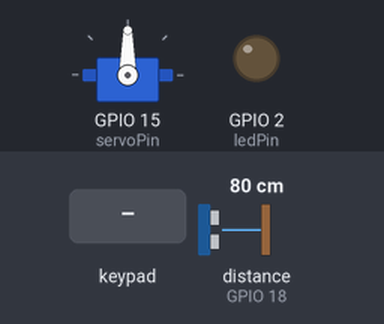
The sketch below on a simulated ESP32. Shown: servo, output pins drawn as LEDs (lit = HIGH). Wiring (inferred from the names in the program): ultrasonic range finder: trigger GPIO 5; echo GPIO 18. Inputs (shaded band) come from the test bench; at power-on: distance to the obstacle (sensor on GPIO 18) 80 cm. The echo pulse lasts 58.3 µs per cm; WiFi joins after 1.5 s; servers stay silent unless stated; uploads are accepted with an empty reply; pins used as bus, display or sensor lines are not drawn; what the sketch prints to the serial monitor is not drawn.

Above: at 2.7 s.
2.8 s: key 'A' pressed
At 3.5 s:
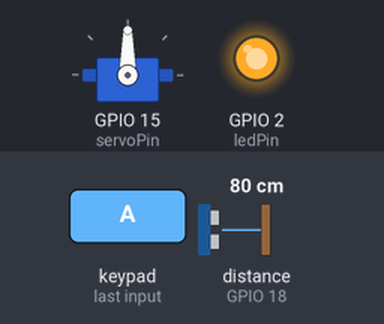
6.0 s: distance to the obstacle (sensor on GPIO 18) set to 2 cm
At 6.16 s:
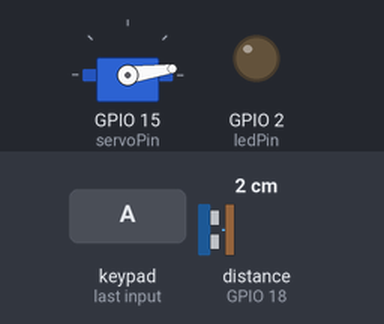
9.2 s: keypad keys 1 4 2 7 2 6 2 5 pressed 0.4 s apart
At 9.41 s:
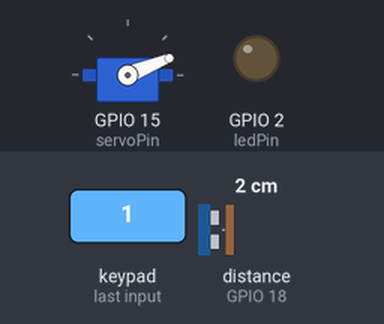
13.9 s: key 'B' pressed
15.4 s: keypad keys 1 4 2 7 2 6 2 5 # pressed 0.4 s apart
20.5 s: key 'C' pressed
Timing chart, 0 to 23.0 s (numbered marks = the images above; inputs shaded):
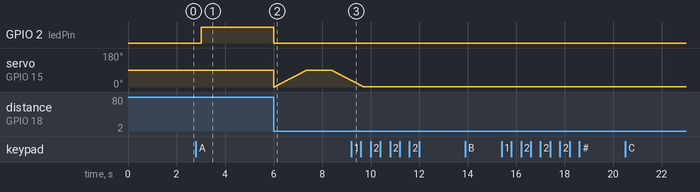

Measured:
- after the input at 2.8 s, GPIO 2 (ledPin): LOW → HIGH after 0.21 s
- after the input at 13.9 s, every drawn part: stays the same
- after the input at 15.4 s, every drawn part: stays the same
- after the input at 20.5 s, every drawn part: stays the same

The sketch:

smartLock.ino
```cpp
/**********************************************************************
  Filename    : IOT Smart Keypad
  Description : IOT Smart Keypad that configures passcode on backend and sends doorbell motion data, and Admin can remotely unlock keypad from website
  Author      : Pranav Rajan
  Email       : rajan23@up.edu
  Date        : December 6 2022
**********************************************************************/
#include <WiFi.h>
#include <HTTPClient.h>
#include <Keypad.h>
#include <Wire.h>
const char * ssid = "UPIoT";
const char * password = "";
//const char* ssid = "Ayurveda";
//const char* password = "Sarinivi1";
const char* FetchConfiguredPasscode = "http://pranavrajan568.pythonanywhere.com/FetchConfiguredPasscode";
const char * FetchUnlockedStatus = "http://pranavrajan568.pythonanywhere.com/FetchUnlockedStatus";
const char * serverName = "http://pranavrajan568.pythonanywhere.com";
String myDeviceId = "94:E6:86:E1:20:DC ";

unsigned long lastTime = 0;
unsigned long timerDelay = 3000;
unsigned long lastMotionTime = 0;
unsigned long motionTimerDelay = 500;

String finalUrl;


#define PIN_BUTTON 4
#define TRIG 5
#define ECHO 18
float distance;
float duration;
float timeUltrasonic =  200 * 60;

#include <ESP32Servo.h>
#define ledPin 2
int servoAngle = 0;
int servoPin = 15;
Servo lockServo;


String enteredPasscode = "";
String configuredPasscode;
String current_unlocked_status = "Lock";


#define ROW_NUM     4 // four rows
#define COLUMN_NUM  4 // four columns

char keys[ROW_NUM][COLUMN_NUM] = {
  {'1', '2', '3', 'A'},
  {'4', '5', '6', 'B'},
  {'7', '8', '9', 'C'},
  {'*', '0', '#', 'D'}
};

byte pin_rows[ROW_NUM] = {14,27,26, 25};
byte pin_column[COLUMN_NUM] = {13,21,22,23};

Keypad keypad = Keypad( makeKeymap(keys), pin_rows, pin_column, ROW_NUM, COLUMN_NUM );


void setup() {

  // initialize LED, TRIG, ECHO pins
   pinMode(ledPin,OUTPUT);
   pinMode(PIN_BUTTON, INPUT);
   pinMode(TRIG, OUTPUT);
   pinMode(ECHO,INPUT);

  lockServo.setPeriodHertz(50);// servo is initialized at 50 Hertz
  lockServo.attach(servoPin, 500, 2500);

  Serial.begin(115200); //Set the baud rate to 115200


  // beginning the wifi connection by providing it the ssid and password
  WiFi.begin(ssid, password);
  Serial.println("Connecting");
  while(WiFi.status() != WL_CONNECTED) {
    // while it waiting to connect it will print a dot every half second
    delay(500);
    Serial.print(".");
  }

  Serial.println("");
  Serial.print("Connected to WiFi network with IP Address: ");
  Serial.println(WiFi.localIP());
  //keeps trying over the given timer delay to establish connection
  Serial.println("Timer set to " + String(timerDelay) + " miliseconds (timerDelay variable), it will take that long before publishing the first reading.");


}


//this method makes GET request, retreiving the information returned from a flask route
String httpGETRequest(const char* serverName) {
  HTTPClient http;

  finalUrl = serverName;
  finalUrl = finalUrl;

  http.begin(finalUrl);

  int httpResponseCode = http.GET();

  String payload = "{}";

  if (httpResponseCode>0) {
    payload = http.getString();
  }
  else {
    Serial.print("Error code: ");
    Serial.println(httpResponseCode);
  }
  http.end();

  return payload;
}

//this method makes a POST request, sending the entered passcode by the user along with a boolean, indicating whether the entered passcode is correct or not
void sendPasscode(String entered_passcode,String correct_boolean ,const char * serverLink){

HTTPClient http;
String urlLink = serverLink;

//inserts the entered_passcode and correct_boolean values into the URL
urlLink = urlLink + "/" + String(entered_passcode)+"/"+String(correct_boolean);
Serial.println("This is the url link sent to " + urlLink);

http.begin(urlLink);
http.addHeader("Content-Type","text/plain");
String requestData = "Post";
//Makes POST Request at the URL
int responseCode = http.POST(requestData);

Serial.println("This is reponse code for sending passcode "+ String(responseCode));

http.end();

}

//this method sends motion detected at the doorbell through the ultrasonic sensor
//sends this data through a POST request to the backend
void sendMotionData(String doorbell_distance,const char * serverLink){
HTTPClient http;
String urlLink = serverLink;

//doorbell distance is embedded in url, that is called in POST request
urlLink = urlLink + "/" + String(doorbell_distance);
Serial.println("This is the url link sent to " + urlLink);

http.begin(urlLink);
http.addHeader("Content-Type","text/plain");

//POST request sent
String requestData = "Post";
int responseCode = http.POST(requestData);

Serial.println("This is reponse code for sending Motion "+ String(responseCode));

http.end();


}


//this method calculates the distance between the user and the doorbell, through utilizing the ultrasonic sensor
float ultrasonicSensor(){
    digitalWrite(TRIG,LOW);
    delayMicroseconds(2);
    digitalWrite(TRIG,HIGH);
    delayMicroseconds(10);
    digitalWrite(TRIG,LOW);
    duration = pulseIn(ECHO,HIGH);
//calculates distance based on duration of sound wave traveling back and forth
    distance = duration * .034 / 2;

    return distance;

}

//this method turns on an LED for 3 seconds, to simulate a lock that is unlocking
void writeLED(){
 digitalWrite(ledPin,HIGH);
 delay(3000);
 digitalWrite(ledPin,LOW);

}


//this method rotates the servo 90 degrees, to demonstrate the unlocking of a lock
void unlockServo(){
 for(servoAngle = 0 ; servoAngle < 90 ; servoAngle += 1 ){
         lockServo.write(servoAngle);
         delay(15);
 }
 delay(1000);

 for(servoAngle = 90 ; servoAngle > 0 ; servoAngle -= 1 ){
         lockServo.write(servoAngle);
         delay(15);
 }

}


//this method allows the user to enter keys to enter a passcode on the keypad
//this method validates if the user has entered the correct passcode
void keypadEnterPasscode(){
     char typedChar = keypad.getKey();

     if(typedChar){
        //if key 'A' is not typed, lets the user keep typing in the passcode
         if(typedChar != 'A'){
         enteredPasscode += typedChar;
         Serial.println("what you entered so far = " + enteredPasscode);


         }
        //if key 'A' is typed then then the entered passcode is checked to see if it is correct
         else if(typedChar == 'A'){

            //if entered passcode is correct
             if(enteredPasscode.equals(configuredPasscode)){
                //access granted
                //correct attempt sent to backend through POST request, which is then added to LoginAttemptTable in SQL Database
                //passcode reinitialized for next attempt
                //LED lights up, demonstrating unlocking
                //Servo Lock turns, demonstrating unlocking

                Serial.println("Accepted Access, entered Passcode =" + enteredPasscode  + " configured Passcode = " + configuredPasscode  );
                sendPasscode(enteredPasscode, "Yes", serverName);
                enteredPasscode = "";
                writeLED();
                unlockServo();


             }
             //if the entered passcode is incorrect
             else if(!(enteredPasscode.equals(configuredPasscode))){
              //access is not granted
              //login attempt sent to backend through POST request, which is then added to LoginAttemptTable in SQL Database
              //entered passcode reinitialized for next attempt

              Serial.println("Denied Access , entered Passcode =" + enteredPasscode  + " configured Passcode = " + configuredPasscode);
              sendPasscode(enteredPasscode,"No",serverName);
              enteredPasscode = "";
             }

         }


     }


}


// the loop function runs over and ovser again forever
void loop() {

keypadEnterPasscode();


      if ((millis() - lastTime) > timerDelay) {

          if(WiFi.status()== WL_CONNECTED){
            //keeps retreiving the configured passcode from the backend, on each timer delay
            configuredPasscode = httpGETRequest(FetchConfiguredPasscode);

            //gets the unlocked status of the lock from the backend web form
            String temp_unlocked_status = current_unlocked_status;
            current_unlocked_status = httpGETRequest(FetchUnlockedStatus);

            //if the Admin changes the status from Lock to Unlock, the LED lights up to simulate unlocking
            if(temp_unlocked_status.equals("Lock") && current_unlocked_status.equals("Unlock")){
              writeLED();
            }
            //if the Admin changes the status from Unlock to Lock, the LED lights up to simulate locking
            if(temp_unlocked_status.equals("Unlock") && current_unlocked_status.equals("Lock")){
              writeLED();
            }


          }

          else {
            Serial.println("WiFi Disconnected");
          }
          lastTime = millis();
        }


       //at every motion timer delay
       if((millis() - lastMotionTime) > motionTimerDelay ){
             float dist = ultrasonicSensor();
             //threshold distance is 5cm
             //if distance to the doorbell is within the threshold value, then doorbell distance is sent to Flask backend
             if(dist < 5 && dist !=0){
              sendMotionData(String(dist),serverName);
             }


        lastMotionTime = millis();
       }


}
```
